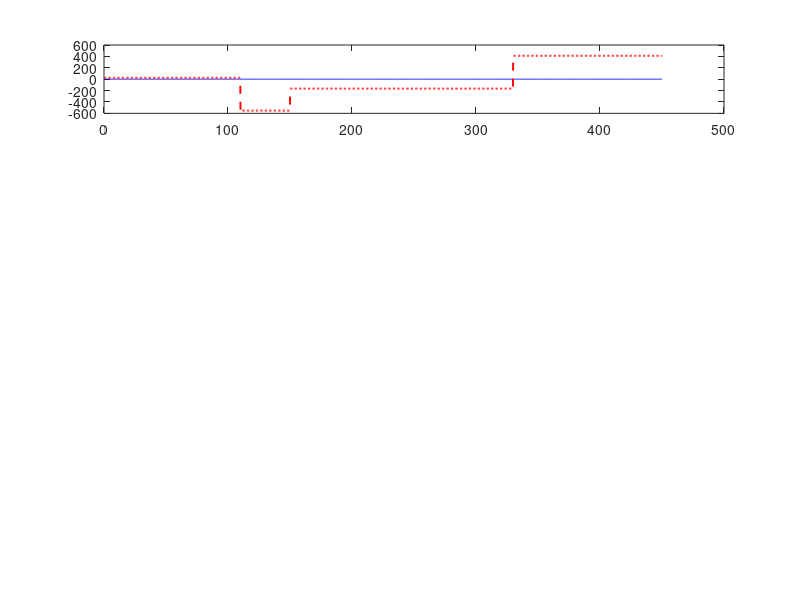

MATLAB code to generate this figure: (Note: this script raises an error after producing the figure.)
%% =========================================================
%  INTERMEDIATE SHAFT DESIGN  –  Steps 1–14 (Shigley Ch.6)
%
%  Layout along x-axis:
%
%   BL ---- S1 ---- SI ---- S2 ---- BR
%   x=0    x=a1   x=a2    x=a3    x=L
%
%   BL, BR : left and right bearings
%   S1, S2 : secondary sprockets (output, drive wheel shafts)
%   SI     : intermediate (input) sprocket, driven by motor chain
%
%  Torque diagram:
%   - SI receives torque T_in from the motor chain
%   - Each secondary sprocket delivers T_out = T_in/2  (symmetry)
%   - Torque carried between sections:
%       [BL → S1]  : 0          (bearing carries no torque)
%       [S1 → SI]  : T_out      (one wheel-shaft already fed)
%       [SI → S2]  : T_out      (symmetric)
%       [S2 → BR]  : 0
%
%  Each sprocket has a chain resultant force in its own plane:
%   - SI : input chain, angle  phi_I  from +x (default: downward = -90°)
%   - S1 : output chain, angle phi_S1 from +x
%   - S2 : output chain, angle phi_S2 from +x (often same as S1 by symmetry)
%% =========================================================
clear; clc; close all;

%% ---- STEP 1-2 : MATERIAL ----------------------------------
S_u = 570e6;    % [Pa] ultimate tensile strength  (e.g. AISI 1045 HR)
S_y = 310e6;    % [Pa] yield strength
E   = 207e9;    % [Pa] Young's modulus

%% ---- STEP 3 : SAFETY FACTOR -------------------------------
n = 2.0;        % design safety factor

%% ---- GEOMETRY INPUTS --------------------------------------
% Shaft positions  [m]  (measured from left bearing BL)
L  = 0.450;      % total bearing span
a1 = 0.11;      % S1 position  (left secondary sprocket)
a2 = 0.15;      % SI position  (intermediate/input sprocket)  – must satisfy a1<a2<a3
a3 = 0.33;      % S2 position  (right secondary sprocket)
% Verify ordering
assert(0 < a1 && a1 < a2 && a2 < a3 && a3 < L, ...
    'Positions must satisfy 0 < a1 < a2 < a3 < L');

% Sprocket radii  [m]
R_motor = 0.0518;  % motor sprocket radius (on motor side, drives SI)
R_I     = 0.1729;  % intermediate sprocket radius  (SI, input)
R_S     = 0.0579;  % secondary sprocket radius  (S1 = S2, output)

% Motor torque  [N·m]
M_motor = 20;

% Preload (slack-side tension) – set to 0 for negligible preload
% Increase T_s_I and T_s_S later when preload is known
T_s_I = 0;      % [N] preload on input chain (motor -> SI)
T_s_S = 0;      % [N] preload on output chains (SI -> wheel shafts)

% Chain force directions (angle from +x axis, CCW positive)  [deg]
% Adjust these to match the physical layout of the bogie
phi_I_deg  = 0;     % input chain pulls SI to front  (motor chain comes from behind)
phi_S1_deg = 180;    % S1 output chain pulls downward (wheel shaft below)
phi_S2_deg = 0;    % S2 output chain pulls front (symmetric)

%% ---- STEP 4 : CHAIN TENSIONS & TORQUES -------------------
% Torque at intermediate sprocket SI
%   M_I = (T_t_I - T_s_I) * R_I
%   M_I = M_motor * (R_I / R_motor)   [torque scales with sprocket ratio]
M_I    = M_motor * (R_I / R_motor);    % [N·m] torque entering shaft at SI
dT_I   = M_I / R_I;                    % tight-slack difference, input chain
T_t_I  = dT_I + T_s_I;                % tight side, input chain

% Each output sprocket delivers half the input torque (symmetric load)
M_out  = M_I / 2;                      % [N·m] torque per output sprocket
dT_S   = M_out / R_S;                  % tight-slack difference, output chains
T_t_S  = dT_S + T_s_S;                % tight side, output chains

% Chain resultant forces on shaft (parallel-spans approx → F = T_t + T_s)
F_I  = T_t_I + T_s_I;                 % [N] force magnitude at SI
F_S1 = T_t_S + T_s_S;                 % [N] force magnitude at S1
F_S2 = T_t_S + T_s_S;                 % [N] force magnitude at S2  (= F_S1 by symmetry)

% Decompose into y (vertical) and z (horizontal) components
% Convention: x = shaft axis, y = vertical, z = horizontal
phi_I  = deg2rad(phi_I_deg);
phi_S1 = deg2rad(phi_S1_deg);
phi_S2 = deg2rad(phi_S2_deg);

FI_y  = F_I  * sin(phi_I);   FI_z  = F_I  * cos(phi_I);
FS1_y = F_S1 * sin(phi_S1);  FS1_z = F_S1 * cos(phi_S1);
FS2_y = F_S2 * sin(phi_S2);  FS2_z = F_S2 * cos(phi_S2);

fprintf('=== CHAIN LOADS ===\n');
fprintf('Input  sprocket SI : F = %.1f N  at %.0f deg  (Fy=%.1f, Fz=%.1f)\n', ...
    F_I, phi_I_deg, FI_y, FI_z);
fprintf('Output sprocket S1 : F = %.1f N  at %.0f deg  (Fy=%.1f, Fz=%.1f)\n', ...
    F_S1, phi_S1_deg, FS1_y, FS1_z);
fprintf('Output sprocket S2 : F = %.1f N  at %.0f deg  (Fy=%.1f, Fz=%.1f)\n', ...
    F_S2, phi_S2_deg, FS2_y, FS2_z);

%% ---- STEP 5 : BEARING REACTIONS (each plane separately) --
% Equilibrium in Y-plane (vertical):
%   BL_y + BR_y + FI_y + FS1_y + FS2_y = 0
%   Moments about BL=0:
%   BR_y*L + FI_y*a2 + FS1_y*a1 + FS2_y*a3 = 0
BR_y = -(FI_y*a2 + FS1_y*a1 + FS2_y*a3) / L;
BL_y = -(FI_y + FS1_y + FS2_y + BR_y);

% Equilibrium in Z-plane (horizontal):
BR_z = -(FI_z*a2 + FS1_z*a1 + FS2_z*a3) / L;
BL_z = -(FI_z + FS1_z + FS2_z + BR_z);

fprintf('\n=== BEARING REACTIONS ===\n');
fprintf('Left  bearing BL : Fy=%.1f N,  Fz=%.1f N,  |F|=%.1f N\n', ...
    BL_y, BL_z, norm([BL_y BL_z]));
fprintf('Right bearing BR : Fy=%.1f N,  Fz=%.1f N,  |F|=%.1f N\n', ...
    BR_y, BR_z, norm([BR_y BR_z]));

%% ---- STEP 6-7 : INTERNAL LOAD DIAGRAMS -------------------
nx = 2000;
x  = linspace(0, L, nx);

% --- Shear force (Macaulay step functions) ---
Vy = BL_y*ones(1,nx) ...
   + FS1_y*(x >= a1) ...
   + FI_y *(x >= a2) ...
   + FS2_y*(x >= a3);

Vz = BL_z*ones(1,nx) ...
   + FS1_z*(x >= a1) ...
   + FI_z *(x >= a2) ...
   + FS2_z*(x >= a3);

% --- Bending moment ---
My = BL_y*x ...
   + FS1_y*(x-a1).*(x>=a1) ...
   + FI_y *(x-a2).*(x>=a2) ...
   + FS2_y*(x-a3).*(x>=a3);   % bending in xz-plane (from y-forces)

Mz = BL_z*x ...
   + FS1_z*(x-a1).*(x>=a1) ...
   + FI_z *(x-a2).*(x>=a2) ...
   + FS2_z*(x-a3).*(x>=a3);   % bending in xy-plane (from z-forces)

% --- Torque diagram ---
% Section [BL → S1]  : 0
% Section [S1 → SI]  : +M_out   (S1 has absorbed its share)
% Section [SI → S2]  : +M_out   (SI fed both sides; before S2 takes its share)
% Section [S2 → BR]  : 0
T_diag = zeros(1,nx);
T_diag = T_diag + M_out*(x >= a1);   % S1 feeds torque into shaft
T_diag = T_diag - M_out*(x >= a2);   % SI adds full torque, net cancels left portion
% Restate cleanly:
T_diag = M_out*(x >= a1 & x < a2) ...   % between S1 and SI
        + M_out*(x >= a2 & x < a3);      % between SI and S2
% (both sides carry M_out, SI is in the middle – consistent with torque balance)

% Equivalent quantities
M_eq = sqrt(My.^2 + Mz.^2);
V_eq = sqrt(Vy.^2 + Vz.^2);

%% ---- PLOTS ------------------------------------------------
pos = [a1 a2 a3]*1e3;   % sprocket positions in mm for markers
col = {'r','g','b'};    % S1=red, SI=green, S2=blue

figure('Name','Intermediate Shaft – Internal Loads', ...
    'NumberTitle','off','Position',[40 40 960 780]);

sp(1) = subplot(5,1,1);
plot(x*1e3, Vy,'b', x*1e3, Vz,'r--','LineWidth',1.4); hold on;
yline(0,'k:'); xline(pos(1),'r:'); xline(pos(2),'g:'); xline(pos(3),'b:');
ylabel('V [N]'); legend('Vy','Vz'); title('Shear Force'); grid on;

sp(2) = subplot(5,1,2);
plot(x*1e3, My,'b', x*1e3, Mz,'r--','LineWidth',1.4); hold on;
yline(0,'k:'); xline(pos(1),'r:'); xline(pos(2),'g:'); xline(pos(3),'b:');
ylabel('M [N·m]'); legend('My','Mz'); title('Bending Moment'); grid on;

sp(3) = subplot(5,1,3);
plot(x*1e3, M_eq,'m','LineWidth',1.8); hold on;
yline(0,'k:'); xline(pos(1),'r:'); xline(pos(2),'g:'); xline(pos(3),'b:');
ylabel('M_{eq} [N·m]'); title('Equivalent Bending Moment'); grid on;

sp(4) = subplot(5,1,4);
plot(x*1e3, T_diag,'k','LineWidth',1.6); hold on;
yline(0,'k:'); xline(pos(1),'r:'); xline(pos(2),'g:'); xline(pos(3),'b:');
ylabel('T [N·m]'); title('Torque'); grid on;
% Annotate sections
text(mean([0 pos(1)]),  M_out*0.5, 'T=0',      'HorizontalAlignment','center','Color','k');
text(mean([pos(1) pos(2)]), M_out*1.1, sprintf('T=%.0f',M_out), 'HorizontalAlignment','center','Color','k');
text(mean([pos(2) pos(3)]), M_out*1.1, sprintf('T=%.0f',M_out), 'HorizontalAlignment','center','Color','k');
text(mean([pos(3) L*1e3]),  M_out*0.5, 'T=0',  'HorizontalAlignment','center','Color','k');

sp(5) = subplot(5,1,5);
plot(x*1e3, V_eq,'Color',[0.2 0.6 0.2],'LineWidth',1.4); hold on;
yline(0,'k:'); xline(pos(1),'r:'); xline(pos(2),'g:'); xline(pos(3),'b:');
ylabel('V_{eq} [N]'); xlabel('x [mm]'); title('Equivalent Shear Force'); grid on;

% Shared x-label and vertical markers legend
annotation('textbox',[0.75 0.01 0.22 0.04],'String', ...
    'Red: S1 | Green: SI | Blue: S2','EdgeColor','none','FontSize',8);

linkaxes(sp,'x'); xlim([0 L]*1e3);

%% ---- STEP 8-9 : CRITICAL SECTIONS ------------------------
% Check ALL candidate sections: S1, SI, S2 and between them
% We evaluate at each sprocket location (discontinuities in torque)
check_x   = [a1, a2, a3];
check_lbl = {'S1','SI','S2'};

fprintf('\n=== CANDIDATE CRITICAL SECTIONS ===\n');
fprintf('%-6s  %8s  %8s  %8s  %8s\n','Pos','Meq[Nm]','T[Nm]','Veq[N]','Combined');

results = zeros(length(check_x), 4);
for k = 1:length(check_x)
    xi   = check_x(k);
    % Evaluate at this x (using the continuous arrays)
    [~,idx] = min(abs(x - xi));
    Me  = M_eq(idx);
    Ti  = T_diag(idx);   % torque just to the RIGHT of the discontinuity
    Ve  = V_eq(idx);
    % Von Mises combined stress indicator (proportional to 1/d^3)
    combined = sqrt(Me^2 + (3/4)*Ti^2);  % von Mises grouping (before pi/d^3 factor)
    results(k,:) = [Me Ti Ve combined];
    fprintf('%-6s  %8.2f  %8.2f  %8.2f  %8.2f\n', check_lbl{k}, Me, Ti, Ve, combined);
end

[~, crit_idx]  = max(results(:,4));
x_crit         = check_x(crit_idx);
M_eq_crit      = results(crit_idx,1);
T_crit         = results(crit_idx,2);
V_eq_crit      = results(crit_idx,3);

fprintf('\n--> Critical section: %s at x = %.1f mm\n', check_lbl{crit_idx}, x_crit*1e3);
fprintf('    M_eq = %.2f N·m,  T = %.2f N·m,  V_eq = %.2f N\n', ...
    M_eq_crit, T_crit, V_eq_crit);

%% ---- STEP 10 : STATIC DIAMETER (von Mises, neglect Veq) --
d_static = ((32*n)/(pi*S_y) * sqrt(M_eq_crit^2 + (3/4)*T_crit^2))^(1/3);

fprintf('\n=== STEP 10 – STATIC DIAMETER (no Veq) ===\n');
fprintf('d_static = %.2f mm\n', d_static*1e3);

%% ---- STEP 11 : LONG SHAFT CHECK --------------------------
ratio = L / d_static;
fprintf('\n=== STEP 11 – LONG SHAFT CHECK ===\n');
fprintf('L/d = %.1f  -->  %s\n', ratio, ...
    ternary(ratio > 10, 'LONG SHAFT – deflection check recommended', 'Short shaft – OK'));

%% ---- STEP 12 : ITERATE INCLUDING Veq ---------------------
d_iter = d_static;
for k = 1:50
    sigma_b  = 32*M_eq_crit / (pi*d_iter^3);
    tau_t    = 16*T_crit    / (pi*d_iter^3);
    tau_v    = 16*V_eq_crit / (3*pi*d_iter^2);   % average shear from Veq
    sigma_vm = sqrt(sigma_b^2 + 3*(tau_t + tau_v)^2);
    d_new    = d_iter * (n*sigma_vm/S_y)^(1/3);
    if abs(d_new-d_iter)/d_iter < 1e-8; break; end
    d_iter   = d_new;
end
d_min_static = d_iter;

fprintf('\n=== STEP 12 – ITERATED STATIC DIAMETER (with Veq) ===\n');
fprintf('d_min_static = %.2f mm\n', d_min_static*1e3);

%% ---- STEP 13 : FATIGUE DIAMETER ESTIMATE -----------------
d_fatigue = 1.6 * d_min_static;

fprintf('\n=== STEP 13 – FATIGUE DIAMETER ESTIMATE ===\n');
fprintf('d_fatigue ≈ 1.6 × d_static = %.2f mm\n', d_fatigue*1e3);

%% ---- STEP 14 : GEOMETRY DETAILING ------------------------
d_nom  = ceil(d_fatigue*1e3 / 5)*5;   % round up to nearest 5 mm
d_bear = d_nom - 5;                    % bearing seat slightly smaller

fprintf('\n=== STEP 14 – GEOMETRY DETAILING ===\n');
fprintf('Recommended shaft diameter zones:\n');
fprintf('  Shaft body (under sprockets)  : d = %g mm\n', d_nom);
fprintf('  Bearing seats (BL, BR)        : d = %g mm  (check bearing catalogue)\n', d_bear);
fprintf('  Shoulders at S1, SI, S2       : diameter steps needed for axial location\n');
fprintf('  Keyways at S1, SI, S2         : stress concentration → Kf applied in Steps 21-22\n');
fprintf('  Shaft between S1-SI and SI-S2 : carries torque M_out = %.1f N·m\n', M_out);

%% ---- SUMMARY TABLE ----------------------------------------
fprintf('\n========================================\n');
fprintf('      INTERMEDIATE SHAFT SUMMARY\n');
fprintf('========================================\n');
fprintf('Motor torque             M_motor = %6.1f N·m\n', M_motor);
fprintf('Input torque at SI       M_I     = %6.1f N·m\n', M_I);
fprintf('Output torque per wheel  M_out   = %6.1f N·m\n', M_out);
fprintf('Input chain force        F_I     = %6.1f N\n',   F_I);
fprintf('Output chain force (ea)  F_S     = %6.1f N\n',   F_S1);
fprintf('Left  bearing force      |F_BL|  = %6.1f N\n',   norm([BL_y BL_z]));
fprintf('Right bearing force      |F_BR|  = %6.1f N\n',   norm([BR_y BR_z]));
fprintf('Critical section         pos     = %6.1f mm  (%s)\n', x_crit*1e3, check_lbl{crit_idx});
fprintf('  M_eq at critical       Meq     = %6.2f N·m\n', M_eq_crit);
fprintf('  Torque at critical     T       = %6.2f N·m\n', T_crit);
fprintf('Static diameter          d_st    = %6.2f mm\n',  d_min_static*1e3);
fprintf('Fatigue estimate         d_fat   = %6.2f mm\n',  d_fatigue*1e3);
fprintf('Recommended nominal      d       = %6g mm\n',    d_nom);
fprintf('Bearing seat diameter    d_bear  = %6g mm\n',    d_bear);
fprintf('========================================\n');

%% ---- HELPER FUNCTION -------------------------------------
function s = ternary(cond, a, b)
    if cond; s = a; else; s = b; end
end
